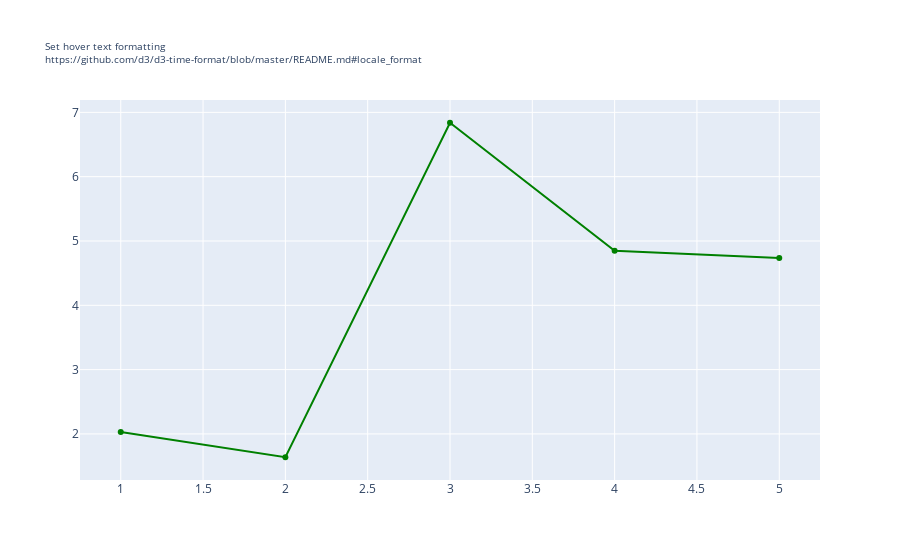

The cell this chart's notebook holds for it:
### Code cell
import plotly.graph_objects as go


fig = go.Figure(go.Scatter(
    x=[1, 2, 3, 4, 5],
    y=[2.02825, 1.63728, 6.83839, 4.8485, 4.73463],
    hoverinfo="x,y",
    marker=dict(
        color="green"
    ),
    showlegend=False
))

fig.update_layout(
    title_text=("Set hover text formatting<br>" +
                "<a href= https://github.com/d3/d3-time-format/blob/master/README.md#locale_format>" +
                "https://github.com/d3/d3-time-format/blob/master/README.md#locale_format</a>"),
    title_font=dict(
        size=10
    ),
)

fig.update_xaxes(zeroline=False)
fig.update_yaxes(hoverformat=".2f")

fig.show()

### Figure 1 — Plotly figure (JSON) as saved in the notebook; plotly's stock layout.template omitted (floating-point values rounded to 4 significant figures)
{"data": [{"hoverinfo": "x+y", "marker": {"color": "green"}, "showlegend": false, "type": "scatter", "x": [1, 2, 3, 4, 5], "y": [2.028, 1.637, 6.838, 4.848, 4.735]}], "layout": {"autosize": true, "title": {"font": {"size": 10}, "text": "Set hover text formatting<br><a href= https://github.com/d3/d3-time-format/blob/master/README.md#locale_format>https://github.com/d3/d3-time-format/blob/master/README.md#locale_format</a>"}, "xaxis": {"autorange": true, "range": [0.7352, 5.265], "type": "linear", "zeroline": false}, "yaxis": {"autorange": true, "hoverformat": ".2f", "range": [1.208, 7.268], "type": "linear"}}}
